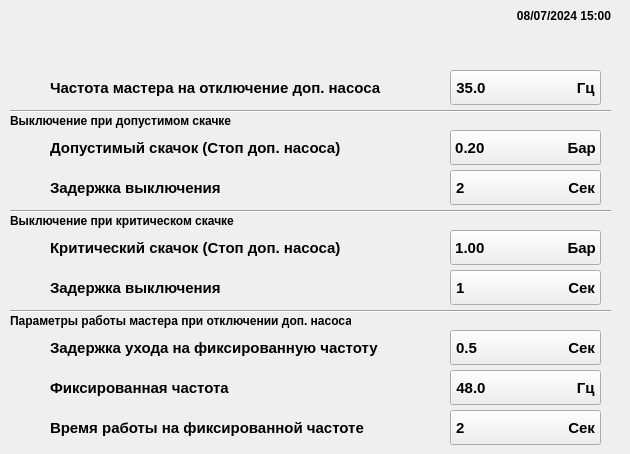
     <widget class="QWidget" name="Settings_Station_Settings_Turn_Off_Extra_Pumps_page">
      <widget class="Line" name="station_settings_turn_off_extra_pumps_line_1">
       <property name="geometry">
        <rect>
         <x>10</x>
         <y>110</y>
         <width>601</width>
         <height>2</height>
        </rect>
       </property>
       <property name="frameShadow">
        <enum>QFrame::Sunken</enum>
       </property>
       <property name="orientation">
        <enum>Qt::Horizontal</enum>
       </property>
      </widget>
      <widget class="Line" name="station_settings_turn_off_extra_pumps_line_2">
       <property name="geometry">
        <rect>
         <x>10</x>
         <y>210</y>
         <width>601</width>
         <height>2</height>
        </rect>
       </property>
       <property name="frameShadow">
        <enum>QFrame::Sunken</enum>
       </property>
       <property name="orientation">
        <enum>Qt::Horizontal</enum>
       </property>
      </widget>
      <widget class="Line" name="station_settings_turn_off_extra_pumps_line_3">
       <property name="geometry">
        <rect>
         <x>10</x>
         <y>310</y>
         <width>601</width>
         <height>2</height>
        </rect>
       </property>
       <property name="frameShadow">
        <enum>QFrame::Sunken</enum>
       </property>
       <property name="orientation">
        <enum>Qt::Horizontal</enum>
       </property>
      </widget>
      <widget class="QLabel" name="station_settings_turn_off_extra_pumps_icon_label_1_1">
       <property name="geometry">
        <rect>
         <x>10</x>
         <y>70</y>
         <width>40</width>
         <height>35</height>
        </rect>
       </property>
       <property name="text">
        <string/>
       </property>
      </widget>
      <widget class="QLabel" name="label_157">
       <property name="geometry">
        <rect>
         <x>50</x>
         <y>70</y>
         <width>331</width>
         <height>35</height>
        </rect>
       </property>
       <property name="font">
        <font>
         <family>Arial</family>
         <pointsize>11</pointsize>
         <weight>75</weight>
         <bold>true</bold>
        </font>
       </property>
       <property name="text">
        <string>Частота мастера на отключение доп. насоса</string>
       </property>
      </widget>
      <widget class="QLabel" name="label_158">
       <property name="geometry">
        <rect>
         <x>10</x>
         <y>110</y>
         <width>231</width>
         <height>21</height>
        </rect>
       </property>
       <property name="font">
        <font>
         <family>Arial</family>
         <pointsize>9</pointsize>
         <weight>75</weight>
         <bold>true</bold>
        </font>
       </property>
       <property name="text">
        <string>Выключение при допустимом скачке</string>
       </property>
      </widget>
      <widget class="QLabel" name="label_159">
       <property name="geometry">
        <rect>
         <x>10</x>
         <y>210</y>
         <width>241</width>
         <height>21</height>
        </rect>
       </property>
       <property name="font">
        <font>
         <family>Arial</family>
         <pointsize>9</pointsize>
         <weight>75</weight>
         <bold>true</bold>
        </font>
       </property>
       <property name="text">
        <string>Выключение при критическом скачке</string>
       </property>
      </widget>
      <widget class="QLabel" name="label_160">
       <property name="geometry">
        <rect>
         <x>10</x>
         <y>310</y>
         <width>341</width>
         <height>21</height>
        </rect>
       </property>
       <property name="font">
        <font>
         <family>Arial</family>
         <pointsize>9</pointsize>
         <weight>75</weight>
         <bold>true</bold>
        </font>
       </property>
       <property name="text">
        <string>Параметры работы мастера при отключении доп. насоса</string>
       </property>
      </widget>
      <widget class="QLabel" name="label_161">
       <property name="geometry">
        <rect>
         <x>50</x>
         <y>270</y>
         <width>261</width>
         <height>35</height>
        </rect>
       </property>
       <property name="font">
        <font>
         <family>Arial</family>
         <pointsize>11</pointsize>
         <weight>75</weight>
         <bold>true</bold>
        </font>
       </property>
       <property name="text">
        <string>Задержка выключения</string>
       </property>
      </widget>
      <widget class="QLabel" name="station_settings_turn_off_extra_pumps_icon_label_3_2">
       <property name="geometry">
        <rect>
         <x>10</x>
         <y>270</y>
         <width>40</width>
         <height>35</height>
        </rect>
       </property>
       <property name="text">
        <string/>
       </property>
      </widget>
      <widget class="QLabel" name="label_163">
       <property name="geometry">
        <rect>
         <x>50</x>
         <y>230</y>
         <width>331</width>
         <height>35</height>
        </rect>
       </property>
       <property name="font">
        <font>
         <family>Arial</family>
         <pointsize>11</pointsize>
         <weight>75</weight>
         <bold>true</bold>
        </font>
       </property>
       <property name="text">
        <string>Критический скачок (Стоп доп. насоса)</string>
       </property>
      </widget>
      <widget class="QLabel" name="station_settings_turn_off_extra_pumps_icon_label_4">
       <property name="geometry">
        <rect>
         <x>10</x>
         <y>230</y>
         <width>40</width>
         <height>35</height>
        </rect>
       </property>
       <property name="text">
        <string/>
       </property>
      </widget>
      <widget class="QLabel" name="shield_43_label">
       <property name="geometry">
        <rect>
         <x>410</x>
         <y>230</y>
         <width>40</width>
         <height>35</height>
        </rect>
       </property>
       <property name="text">
        <string/>
       </property>
      </widget>
      <widget class="QPushButton" name="station_settings_turn_off_extra_pumps_critical_jump_pushButton">
       <property name="geometry">
        <rect>
         <x>450</x>
         <y>230</y>
         <width>151</width>
         <height>35</height>
        </rect>
       </property>
       <property name="font">
        <font>
         <family>Arial</family>
         <pointsize>11</pointsize>
         <weight>75</weight>
         <bold>true</bold>
        </font>
       </property>
       <property name="text">
        <string>1.00                    Бар</string>
       </property>
      </widget>
      <widget class="QPushButton" name="station_settings_turn_off_extra_pumps_delay_for_acceptable_jump_pushButton">
       <property name="geometry">
        <rect>
         <x>450</x>
         <y>270</y>
         <width>151</width>
         <height>35</height>
        </rect>
       </property>
       <property name="font">
        <font>
         <family>Arial</family>
         <pointsize>11</pointsize>
         <weight>75</weight>
         <bold>true</bold>
        </font>
       </property>
       <property name="text">
        <string>1                         Сек</string>
       </property>
      </widget>
      <widget class="QLabel" name="shield_44_label">
       <property name="geometry">
        <rect>
         <x>410</x>
         <y>270</y>
         <width>40</width>
         <height>35</height>
        </rect>
       </property>
       <property name="text">
        <string/>
       </property>
      </widget>
      <widget class="QLabel" name="shield_45_label">
       <property name="geometry">
        <rect>
         <x>410</x>
         <y>330</y>
         <width>40</width>
         <height>35</height>
        </rect>
       </property>
       <property name="text">
        <string/>
       </property>
      </widget>
      <widget class="QPushButton" name="station_settings_turn_off_extra_pumps_delay_for_leaving_to_fixed_frequency_pushButton">
       <property name="geometry">
        <rect>
         <x>450</x>
         <y>330</y>
         <width>151</width>
         <height>35</height>
        </rect>
       </property>
       <property name="font">
        <font>
         <family>Arial</family>
         <pointsize>11</pointsize>
         <weight>75</weight>
         <bold>true</bold>
        </font>
       </property>
       <property name="text">
        <string>0.5                      Сек</string>
       </property>
      </widget>
      <widget class="QPushButton" name="station_settings_turn_off_extra_pumps_operating_time_at_fixed_frequency_pushButton">
       <property name="geometry">
        <rect>
         <x>450</x>
         <y>410</y>
         <width>151</width>
         <height>35</height>
        </rect>
       </property>
       <property name="font">
        <font>
         <family>Arial</family>
         <pointsize>11</pointsize>
         <weight>75</weight>
         <bold>true</bold>
        </font>
       </property>
       <property name="text">
        <string>2                         Сек</string>
       </property>
      </widget>
      <widget class="QPushButton" name="station_settings_turn_off_extra_pumps_fixed_frequency_pushButton">
       <property name="geometry">
        <rect>
         <x>450</x>
         <y>370</y>
         <width>151</width>
         <height>35</height>
        </rect>
       </property>
       <property name="font">
        <font>
         <family>Arial</family>
         <pointsize>11</pointsize>
         <weight>75</weight>
         <bold>true</bold>
        </font>
       </property>
       <property name="text">
        <string>48.0                      Гц</string>
       </property>
      </widget>
      <widget class="QLabel" name="shield_46_label">
       <property name="geometry">
        <rect>
         <x>410</x>
         <y>370</y>
         <width>40</width>
         <height>35</height>
        </rect>
       </property>
       <property name="text">
        <string/>
       </property>
      </widget>
      <widget class="QLabel" name="shield_47_label">
       <property name="geometry">
        <rect>
         <x>410</x>
         <y>410</y>
         <width>40</width>
         <height>35</height>
        </rect>
       </property>
       <property name="text">
        <string/>
       </property>
      </widget>
      <widget class="QLabel" name="shield_42_label">
       <property name="geometry">
        <rect>
         <x>410</x>
         <y>170</y>
         <width>40</width>
         <height>35</height>
        </rect>
       </property>
       <property name="text">
        <string/>
       </property>
      </widget>
      <widget class="QLabel" name="shield_41_label">
       <property name="geometry">
        <rect>
         <x>410</x>
         <y>130</y>
         <width>40</width>
         <height>35</height>
        </rect>
       </property>
       <property name="text">
        <string/>
       </property>
      </widget>
      <widget class="QLabel" name="shield_40_label">
       <property name="geometry">
        <rect>
         <x>410</x>
         <y>70</y>
         <width>40</width>
         <height>35</height>
        </rect>
       </property>
       <property name="text">
        <string/>
       </property>
      </widget>
      <widget class="QPushButton" name="station_settings_turn_off_extra_pumps_delay_for_critical_jump_pushButton">
       <property name="geometry">
        <rect>
         <x>450</x>
         <y>170</y>
         <width>151</width>
         <height>35</height>
        </rect>
       </property>
       <property name="font">
        <font>
         <family>Arial</family>
         <pointsize>11</pointsize>
         <weight>75</weight>
         <bold>true</bold>
        </font>
       </property>
       <property name="text">
        <string>2                         Сек</string>
       </property>
      </widget>
      <widget class="QPushButton" name="station_settings_turn_off_extra_pumps_acceptable_jump_pushButton">
       <property name="geometry">
        <rect>
         <x>450</x>
         <y>130</y>
         <width>151</width>
         <height>35</height>
        </rect>
       </property>
       <property name="font">
        <font>
         <family>Arial</family>
         <pointsize>11</pointsize>
         <weight>75</weight>
         <bold>true</bold>
        </font>
       </property>
       <property name="text">
        <string>0.20                    Бар</string>
       </property>
      </widget>
      <widget class="QPushButton" name="station_settings_turn_off_extra_pumps_master_frequency_on_extra_pump_shutdown_pushButton">
       <property name="geometry">
        <rect>
         <x>450</x>
         <y>70</y>
         <width>151</width>
         <height>35</height>
        </rect>
       </property>
       <property name="font">
        <font>
         <family>Arial</family>
         <pointsize>11</pointsize>
         <weight>75</weight>
         <bold>true</bold>
        </font>
       </property>
       <property name="text">
        <string>35.0                      Гц</string>
       </property>
      </widget>
      <widget class="QLabel" name="label_165">
       <property name="geometry">
        <rect>
         <x>50</x>
         <y>130</y>
         <width>331</width>
         <height>35</height>
        </rect>
       </property>
       <property name="font">
        <font>
         <family>Arial</family>
         <pointsize>11</pointsize>
         <weight>75</weight>
         <bold>true</bold>
        </font>
       </property>
       <property name="text">
        <string>Допустимый скачок (Стоп доп. насоса)</string>
       </property>
      </widget>
      <widget class="QLabel" name="label_166">
       <property name="geometry">
        <rect>
         <x>50</x>
         <y>170</y>
         <width>261</width>
         <height>35</height>
        </rect>
       </property>
       <property name="font">
        <font>
         <family>Arial</family>
         <pointsize>11</pointsize>
         <weight>75</weight>
         <bold>true</bold>
        </font>
       </property>
       <property name="text">
        <string>Задержка выключения</string>
       </property>
      </widget>
      <widget class="QLabel" name="station_settings_turn_off_extra_pumps_icon_label_3_1">
       <property name="geometry">
        <rect>
         <x>10</x>
         <y>170</y>
         <width>40</width>
         <height>35</height>
        </rect>
       </property>
       <property name="text">
        <string/>
       </property>
      </widget>
      <widget class="QLabel" name="station_settings_turn_off_extra_pumps_icon_label_2">
       <property name="geometry">
        <rect>
         <x>10</x>
         <y>130</y>
         <width>40</width>
         <height>35</height>
        </rect>
       </property>
       <property name="text">
        <string/>
       </property>
      </widget>
      <widget class="QLabel" name="station_settings_turn_off_extra_pumps_icon_label_3_3">
       <property name="geometry">
        <rect>
         <x>10</x>
         <y>330</y>
         <width>40</width>
         <height>35</height>
        </rect>
       </property>
       <property name="text">
        <string/>
       </property>
      </widget>
      <widget class="QLabel" name="station_settings_turn_off_extra_pumps_icon_label_1_2">
       <property name="geometry">
        <rect>
         <x>10</x>
         <y>370</y>
         <width>40</width>
         <height>35</height>
        </rect>
       </property>
       <property name="text">
        <string/>
       </property>
      </widget>
      <widget class="QLabel" name="station_settings_turn_off_extra_pumps_icon_label_5">
       <property name="geometry">
        <rect>
         <x>10</x>
         <y>410</y>
         <width>40</width>
         <height>35</height>
        </rect>
       </property>
       <property name="text">
        <string/>
       </property>
      </widget>
      <widget class="QLabel" name="label_172">
       <property name="geometry">
        <rect>
         <x>50</x>
         <y>330</y>
         <width>331</width>
         <height>35</height>
        </rect>
       </property>
       <property name="font">
        <font>
         <family>Arial</family>
         <pointsize>11</pointsize>
         <weight>75</weight>
         <bold>true</bold>
        </font>
       </property>
       <property name="text">
        <string>Задержка ухода на фиксированную частоту</string>
       </property>
      </widget>
      <widget class="QLabel" name="label_173">
       <property name="geometry">
        <rect>
         <x>50</x>
         <y>370</y>
         <width>261</width>
         <height>35</height>
        </rect>
       </property>
       <property name="font">
        <font>
         <family>Arial</family>
         <pointsize>11</pointsize>
         <weight>75</weight>
         <bold>true</bold>
        </font>
       </property>
       <property name="text">
        <string>Фиксированная частота</string>
       </property>
      </widget>
      <widget class="QLabel" name="label_174">
       <property name="geometry">
        <rect>
         <x>50</x>
         <y>410</y>
         <width>331</width>
         <height>35</height>
        </rect>
       </property>
       <property name="font">
        <font>
         <family>Arial</family>
         <pointsize>11</pointsize>
         <weight>75</weight>
         <bold>true</bold>
        </font>
       </property>
       <property name="text">
        <string>Время работы на фиксированной частоте</string>
       </property>
      </widget>
      <widget class="QLabel" name="station_settings_turn_off_extra_pumps_time_label">
       <property name="geometry">
        <rect>
         <x>480</x>
         <y>0</y>
         <width>141</width>
         <height>31</height>
        </rect>
       </property>
       <property name="font">
        <font>
         <family>Arial</family>
         <pointsize>9</pointsize>
         <weight>75</weight>
         <bold>true</bold>
        </font>
       </property>
       <property name="text">
        <string>08/07/2024 15:00   </string>
       </property>
       <property name="alignment">
        <set>Qt::AlignRight|Qt::AlignTrailing|Qt::AlignVCenter</set>
       </property>
      </widget>
     </widget>
